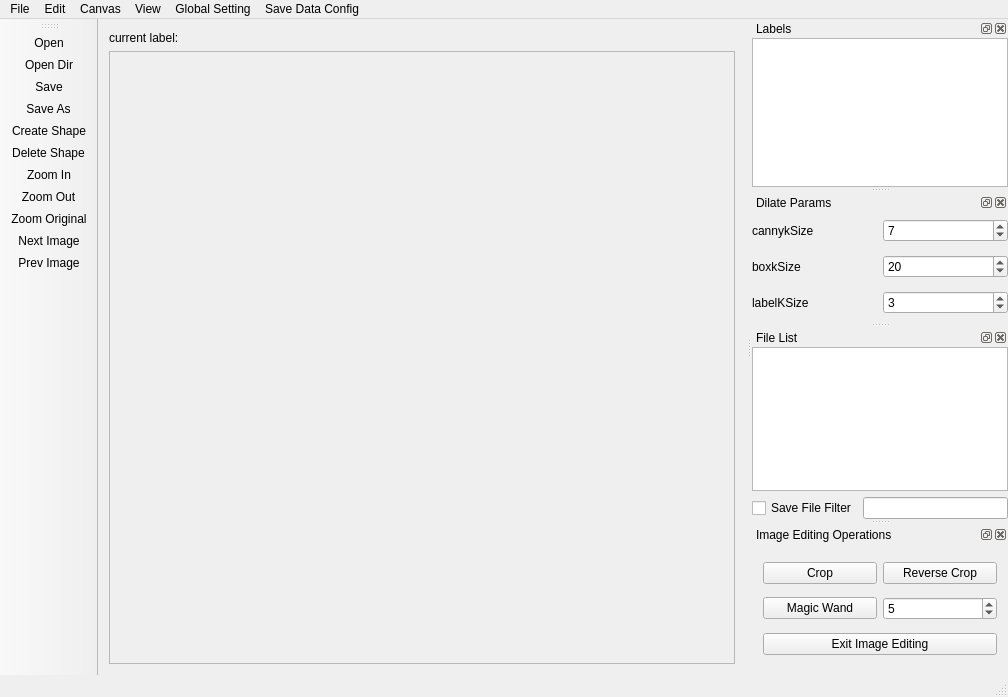
<?xml version="1.0" encoding="UTF-8"?>
<ui version="4.0">
 <class>MainWindow</class>
 <widget class="QMainWindow" name="MainWindow">
  <property name="geometry">
   <rect>
    <x>0</x>
    <y>0</y>
    <width>1008</width>
    <height>697</height>
   </rect>
  </property>
  <property name="windowTitle">
   <string>MainWindow</string>
  </property>
  <widget class="QWidget" name="centralWidget">
   <layout class="QVBoxLayout" name="verticalLayout_2">
    <item>
     <widget class="QWidget" name="widget_6" native="true">
      <property name="sizePolicy">
       <sizepolicy hsizetype="Preferred" vsizetype="Fixed">
        <horstretch>0</horstretch>
        <verstretch>0</verstretch>
       </sizepolicy>
      </property>
      <property name="minimumSize">
       <size>
        <width>0</width>
        <height>15</height>
       </size>
      </property>
      <property name="maximumSize">
       <size>
        <width>16777215</width>
        <height>15</height>
       </size>
      </property>
      <layout class="QHBoxLayout" name="horizontalLayout_6">
       <property name="leftMargin">
        <number>0</number>
       </property>
       <property name="topMargin">
        <number>0</number>
       </property>
       <property name="rightMargin">
        <number>0</number>
       </property>
       <property name="bottomMargin">
        <number>0</number>
       </property>
       <item>
        <widget class="QLabel" name="label_4">
         <property name="text">
          <string>current label:</string>
         </property>
        </widget>
       </item>
       <item>
        <widget class="QLabel" name="current_label">
         <property name="text">
          <string/>
         </property>
        </widget>
       </item>
      </layout>
     </widget>
    </item>
    <item>
     <widget class="QScrollArea" name="scrollArea">
      <property name="widgetResizable">
       <bool>true</bool>
      </property>
      <widget class="QWidget" name="scrollBars">
       <property name="geometry">
        <rect>
         <x>0</x>
         <y>0</y>
         <width>621</width>
         <height>615</height>
        </rect>
       </property>
      </widget>
     </widget>
    </item>
   </layout>
  </widget>
  <widget class="QMenuBar" name="menuBar">
   <property name="geometry">
    <rect>
     <x>0</x>
     <y>0</y>
     <width>1008</width>
     <height>19</height>
    </rect>
   </property>
   <widget class="QMenu" name="menuFile">
    <property name="title">
     <string>File</string>
    </property>
    <addaction name="actionOpen"/>
    <addaction name="actionOpen_Dir"/>
    <addaction name="actionSave"/>
    <addaction name="actionSave_As"/>
    <addaction name="actionSave_Files"/>
    <addaction name="actionClose"/>
    <addaction name="actionQuit"/>
   </widget>
   <widget class="QMenu" name="menuEdit">
    <property name="title">
     <string>Edit</string>
    </property>
    <addaction name="actionCreate_Shape"/>
    <addaction name="actionDelete_Shape"/>
    <addaction name="actionDelete_Label"/>
    <addaction name="actionAdvanced_Mode"/>
   </widget>
   <widget class="QMenu" name="menuView_2">
    <property name="title">
     <string>Canvas</string>
    </property>
    <addaction name="actionPrev_Image"/>
    <addaction name="actionNext_Image"/>
    <addaction name="actionZoom_In"/>
    <addaction name="actionZoom_Out"/>
    <addaction name="actionZoom_Original"/>
    <addaction name="actionFit_Width"/>
    <addaction name="actionFit_Window"/>
    <addaction name="actionClear_Canvas"/>
   </widget>
   <widget class="QMenu" name="menuConfig">
    <property name="title">
     <string>Global Setting</string>
    </property>
    <addaction name="actionUpdate_Line_Width"/>
    <addaction name="actionUpdate_Line_Color"/>
    <addaction name="actionUpdate_Font_Size"/>
   </widget>
   <widget class="QMenu" name="menuSave_Data_Config_2">
    <property name="title">
     <string>Save Data Config</string>
    </property>
    <addaction name="actionSave_Label_Compress_Data"/>
    <addaction name="actionSave_Rf_Data"/>
   </widget>
   <widget class="QMenu" name="menuView">
    <property name="title">
     <string>View</string>
    </property>
    <addaction name="actionShow_Lable_List"/>
    <addaction name="actionShow_File_List"/>
    <addaction name="actionShow_Dilate_Params"/>
   </widget>
   <addaction name="menuFile"/>
   <addaction name="menuEdit"/>
   <addaction name="menuView_2"/>
   <addaction name="menuView"/>
   <addaction name="menuConfig"/>
   <addaction name="menuSave_Data_Config_2"/>
  </widget>
  <widget class="QToolBar" name="mainToolBar">
   <property name="maximumSize">
    <size>
     <width>150</width>
     <height>16777215</height>
    </size>
   </property>
   <property name="toolButtonStyle">
    <enum>Qt::ToolButtonTextUnderIcon</enum>
   </property>
   <attribute name="toolBarArea">
    <enum>LeftToolBarArea</enum>
   </attribute>
   <attribute name="toolBarBreak">
    <bool>false</bool>
   </attribute>
   <addaction name="actionOpen"/>
   <addaction name="actionOpen_Dir"/>
   <addaction name="actionSave"/>
   <addaction name="actionSave_As"/>
   <addaction name="actionCreate_Shape"/>
   <addaction name="actionDelete_Shape"/>
   <addaction name="actionZoom_In"/>
   <addaction name="actionZoom_Out"/>
   <addaction name="actionZoom_Original"/>
   <addaction name="actionNext_Image"/>
   <addaction name="actionPrev_Image"/>
  </widget>
  <widget class="QStatusBar" name="statusBar"/>
  <widget class="QDockWidget" name="dock_label">
   <property name="sizePolicy">
    <sizepolicy hsizetype="Preferred" vsizetype="Preferred">
     <horstretch>0</horstretch>
     <verstretch>0</verstretch>
    </sizepolicy>
   </property>
   <property name="minimumSize">
    <size>
     <width>70</width>
     <height>89</height>
    </size>
   </property>
   <property name="maximumSize">
    <size>
     <width>300</width>
     <height>524287</height>
    </size>
   </property>
   <property name="accessibleName">
    <string>Label List</string>
   </property>
   <property name="windowTitle">
    <string>Labels</string>
   </property>
   <attribute name="dockWidgetArea">
    <number>2</number>
   </attribute>
   <widget class="QWidget" name="dockLabels">
    <layout class="QVBoxLayout" name="verticalLayout">
     <property name="leftMargin">
      <number>0</number>
     </property>
     <property name="topMargin">
      <number>0</number>
     </property>
     <property name="rightMargin">
      <number>0</number>
     </property>
     <property name="bottomMargin">
      <number>0</number>
     </property>
     <item>
      <widget class="QListWidget" name="labelList">
       <property name="mouseTracking">
        <bool>true</bool>
       </property>
       <property name="focusPolicy">
        <enum>Qt::WheelFocus</enum>
       </property>
      </widget>
     </item>
    </layout>
   </widget>
  </widget>
  <widget class="QDockWidget" name="dock_params">
   <property name="sizePolicy">
    <sizepolicy hsizetype="Preferred" vsizetype="Preferred">
     <horstretch>0</horstretch>
     <verstretch>0</verstretch>
    </sizepolicy>
   </property>
   <property name="minimumSize">
    <size>
     <width>153</width>
     <height>129</height>
    </size>
   </property>
   <property name="maximumSize">
    <size>
     <width>300</width>
     <height>524287</height>
    </size>
   </property>
   <property name="windowTitle">
    <string>Dilate Params</string>
   </property>
   <attribute name="dockWidgetArea">
    <number>2</number>
   </attribute>
   <widget class="QWidget" name="dockFiles">
    <layout class="QGridLayout" name="gridLayout_2">
     <property name="leftMargin">
      <number>0</number>
     </property>
     <property name="topMargin">
      <number>0</number>
     </property>
     <property name="rightMargin">
      <number>0</number>
     </property>
     <property name="bottomMargin">
      <number>0</number>
     </property>
     <item row="0" column="0">
      <widget class="QLabel" name="label">
       <property name="text">
        <string>cannykSize</string>
       </property>
      </widget>
     </item>
     <item row="0" column="1">
      <widget class="QSpinBox" name="cannyKSize">
       <property name="value">
        <number>7</number>
       </property>
      </widget>
     </item>
     <item row="1" column="0">
      <widget class="QLabel" name="label_2">
       <property name="text">
        <string>boxkSize</string>
       </property>
      </widget>
     </item>
     <item row="1" column="1">
      <widget class="QSpinBox" name="boxKSize">
       <property name="value">
        <number>20</number>
       </property>
      </widget>
     </item>
     <item row="2" column="0">
      <widget class="QLabel" name="label_3">
       <property name="text">
        <string>labelKSize</string>
       </property>
      </widget>
     </item>
     <item row="2" column="1">
      <widget class="QSpinBox" name="labelKSize">
       <property name="value">
        <number>3</number>
       </property>
      </widget>
     </item>
    </layout>
   </widget>
  </widget>
  <widget class="QDockWidget" name="dock_file_list">
   <property name="sizePolicy">
    <sizepolicy hsizetype="Preferred" vsizetype="Preferred">
     <horstretch>0</horstretch>
     <verstretch>0</verstretch>
    </sizepolicy>
   </property>
   <property name="maximumSize">
    <size>
     <width>300</width>
     <height>524287</height>
    </size>
   </property>
   <property name="windowTitle">
    <string>File List</string>
   </property>
   <attribute name="dockWidgetArea">
    <number>2</number>
   </attribute>
   <widget class="QWidget" name="dockWidgetContents">
    <layout class="QVBoxLayout" name="verticalLayout_5">
     <property name="leftMargin">
      <number>0</number>
     </property>
     <property name="topMargin">
      <number>0</number>
     </property>
     <property name="rightMargin">
      <number>0</number>
     </property>
     <property name="bottomMargin">
      <number>0</number>
     </property>
     <item>
      <widget class="QListWidget" name="fileList"/>
     </item>
     <item>
      <widget class="QWidget" name="widget_3" native="true">
       <layout class="QHBoxLayout" name="horizontalLayout_2">
        <property name="leftMargin">
         <number>0</number>
        </property>
        <property name="topMargin">
         <number>0</number>
        </property>
        <property name="rightMargin">
         <number>0</number>
        </property>
        <property name="bottomMargin">
         <number>0</number>
        </property>
        <item>
         <widget class="QCheckBox" name="checkBox">
          <property name="text">
           <string>Save File Filter</string>
          </property>
         </widget>
        </item>
        <item>
         <widget class="QLineEdit" name="fileFilter"/>
        </item>
       </layout>
      </widget>
     </item>
    </layout>
   </widget>
  </widget>
  <widget class="QDockWidget" name="dock_image_editing_operations">
   <property name="minimumSize">
    <size>
     <width>231</width>
     <height>150</height>
    </size>
   </property>
   <property name="windowTitle">
    <string>Image Editing Operations</string>
   </property>
   <attribute name="dockWidgetArea">
    <number>2</number>
   </attribute>
   <widget class="QWidget" name="dockWidgetContents_2">
    <layout class="QGridLayout" name="gridLayout">
     <item row="0" column="1">
      <widget class="QPushButton" name="reverse_crop">
       <property name="text">
        <string>Reverse Crop</string>
       </property>
      </widget>
     </item>
     <item row="0" column="0">
      <widget class="QPushButton" name="crop">
       <property name="text">
        <string>Crop</string>
       </property>
      </widget>
     </item>
     <item row="1" column="1">
      <widget class="QSpinBox" name="eraser_strength">
       <property name="value">
        <number>5</number>
       </property>
      </widget>
     </item>
     <item row="1" column="0">
      <widget class="QPushButton" name="magic_wand">
       <property name="text">
        <string>Magic Wand</string>
       </property>
       <property name="checkable">
        <bool>true</bool>
       </property>
      </widget>
     </item>
     <item row="2" column="0" colspan="2">
      <widget class="QPushButton" name="exit_image_editing">
       <property name="text">
        <string>Exit Image Editing</string>
       </property>
      </widget>
     </item>
    </layout>
   </widget>
  </widget>
  <action name="actionOpen">
   <property name="icon">
    <iconset>
     <normaloff>icons/open.png</normaloff>icons/open.png</iconset>
   </property>
   <property name="text">
    <string>Open</string>
   </property>
   <property name="shortcut">
    <string>Ctrl+O</string>
   </property>
  </action>
  <action name="actionOpen_Dir">
   <property name="icon">
    <iconset>
     <normalon>icons/open.png</normalon>
    </iconset>
   </property>
   <property name="text">
    <string>Open Dir</string>
   </property>
   <property name="shortcut">
    <string>Ctrl+U</string>
   </property>
  </action>
  <action name="actionOpen_Recent">
   <property name="text">
    <string>Open Recent</string>
   </property>
  </action>
  <action name="actionSave">
   <property name="icon">
    <iconset>
     <normaloff>icons/save.png</normaloff>icons/save.png</iconset>
   </property>
   <property name="text">
    <string>Save</string>
   </property>
   <property name="shortcut">
    <string>Ctrl+S</string>
   </property>
  </action>
  <action name="actionSave_As">
   <property name="icon">
    <iconset>
     <normaloff>icons/save-as.png</normaloff>icons/save-as.png</iconset>
   </property>
   <property name="text">
    <string>Save As</string>
   </property>
   <property name="shortcut">
    <string>Ctrl+Shift+S</string>
   </property>
  </action>
  <action name="actionSave_Files">
   <property name="text">
    <string>Save Files</string>
   </property>
   <property name="shortcut">
    <string>Ctrl+Alt+S</string>
   </property>
  </action>
  <action name="actionClose">
   <property name="text">
    <string>Close</string>
   </property>
   <property name="shortcut">
    <string>Ctrl+W</string>
   </property>
  </action>
  <action name="actionQuit">
   <property name="text">
    <string>Quit</string>
   </property>
   <property name="shortcut">
    <string>Ctrl+Q</string>
   </property>
  </action>
  <action name="actionUndo">
   <property name="text">
    <string>Undo </string>
   </property>
  </action>
  <action name="actionRedo">
   <property name="text">
    <string>Redo</string>
   </property>
   <property name="shortcut">
    <string>Ctrl+Y</string>
   </property>
  </action>
  <action name="actionAdvanced_Mode">
   <property name="checkable">
    <bool>true</bool>
   </property>
   <property name="text">
    <string>Advanced Mode</string>
   </property>
  </action>
  <action name="actionZoom_In">
   <property name="icon">
    <iconset>
     <normaloff>icons/zoom-in.png</normaloff>icons/zoom-in.png</iconset>
   </property>
   <property name="text">
    <string>Zoom In</string>
   </property>
   <property name="shortcut">
    <string>Ctrl+=</string>
   </property>
   <property name="shortcutContext">
    <enum>Qt::ApplicationShortcut</enum>
   </property>
  </action>
  <action name="actionZoom_Out">
   <property name="icon">
    <iconset>
     <normaloff>icons/zoom-out.png</normaloff>icons/zoom-out.png</iconset>
   </property>
   <property name="text">
    <string>Zoom Out</string>
   </property>
   <property name="shortcut">
    <string>Ctrl+-</string>
   </property>
   <property name="shortcutContext">
    <enum>Qt::ApplicationShortcut</enum>
   </property>
  </action>
  <action name="actionFit_Width">
   <property name="text">
    <string>Fit Width</string>
   </property>
   <property name="shortcut">
    <string>Ctrl+Shift+F</string>
   </property>
  </action>
  <action name="actionFit_Window">
   <property name="text">
    <string>Fit Window</string>
   </property>
   <property name="shortcut">
    <string>Ctrl+F</string>
   </property>
  </action>
  <action name="actionCreate_Shape">
   <property name="icon">
    <iconset>
     <normaloff>icons/objects.png</normaloff>icons/objects.png</iconset>
   </property>
   <property name="text">
    <string>Create Shape</string>
   </property>
   <property name="shortcut">
    <string>W</string>
   </property>
  </action>
  <action name="actionNext_Image">
   <property name="icon">
    <iconset>
     <normaloff>icons/next.png</normaloff>icons/next.png</iconset>
   </property>
   <property name="text">
    <string>Next Image</string>
   </property>
   <property name="shortcut">
    <string>Right</string>
   </property>
  </action>
  <action name="actionPrev_Image">
   <property name="icon">
    <iconset>
     <normaloff>icons/prev.png</normaloff>icons/prev.png</iconset>
   </property>
   <property name="text">
    <string>Prev Image</string>
   </property>
   <property name="shortcut">
    <string>Left</string>
   </property>
  </action>
  <action name="actionZoom_Original">
   <property name="icon">
    <iconset>
     <normaloff>icons/zoom.png</normaloff>icons/zoom.png</iconset>
   </property>
   <property name="text">
    <string>Zoom Original</string>
   </property>
  </action>
  <action name="actionSave_Label_Raw_Data">
   <property name="checkable">
    <bool>true</bool>
   </property>
   <property name="text">
    <string>Label Raw Data</string>
   </property>
  </action>
  <action name="actionSave_Label_Compress_Data">
   <property name="checkable">
    <bool>true</bool>
   </property>
   <property name="checked">
    <bool>false</bool>
   </property>
   <property name="text">
    <string>Label Compress Data</string>
   </property>
  </action>
  <action name="actionSave_Rf_Data">
   <property name="checkable">
    <bool>true</bool>
   </property>
   <property name="text">
    <string>Rf Data</string>
   </property>
  </action>
  <action name="actionDraw_Polygon">
   <property name="checkable">
    <bool>true</bool>
   </property>
   <property name="checked">
    <bool>false</bool>
   </property>
   <property name="text">
    <string>Polygon</string>
   </property>
  </action>
  <action name="actionDraw_Ellipse">
   <property name="checkable">
    <bool>true</bool>
   </property>
   <property name="checked">
    <bool>true</bool>
   </property>
   <property name="text">
    <string>Ellipse</string>
   </property>
  </action>
  <action name="actionUpdate_Line_Width">
   <property name="text">
    <string>Update Line Width</string>
   </property>
  </action>
  <action name="actionUpdate_Line_Color">
   <property name="text">
    <string>Update Line Color</string>
   </property>
  </action>
  <action name="actionDelete_Shape">
   <property name="icon">
    <iconset>
     <normaloff>icons/cancel.png</normaloff>icons/cancel.png</iconset>
   </property>
   <property name="text">
    <string>Delete Shape</string>
   </property>
   <property name="shortcut">
    <string>Del</string>
   </property>
  </action>
  <action name="actionDelete_Label">
   <property name="text">
    <string>Delete Label</string>
   </property>
  </action>
  <action name="actionClear_Canvas">
   <property name="text">
    <string>Clear Canvas</string>
   </property>
  </action>
  <action name="actionUpdate_Font_Size">
   <property name="text">
    <string>Update Font Size</string>
   </property>
  </action>
  <action name="actionShow_Lable_List">
   <property name="checkable">
    <bool>true</bool>
   </property>
   <property name="checked">
    <bool>true</bool>
   </property>
   <property name="text">
    <string>Show Lable List</string>
   </property>
  </action>
  <action name="actionShow_File_List">
   <property name="checkable">
    <bool>true</bool>
   </property>
   <property name="checked">
    <bool>true</bool>
   </property>
   <property name="text">
    <string>Show File List</string>
   </property>
  </action>
  <action name="actionShow_Dilate_Params">
   <property name="checkable">
    <bool>true</bool>
   </property>
   <property name="text">
    <string>Show Dilate Params</string>
   </property>
  </action>
  <action name="actionCrop">
   <property name="text">
    <string>Crop</string>
   </property>
  </action>
  <action name="actionRemove_Background">
   <property name="checkable">
    <bool>true</bool>
   </property>
   <property name="text">
    <string>Remove Background</string>
   </property>
  </action>
  <action name="action">
   <property name="checkable">
    <bool>true</bool>
   </property>
   <property name="text">
    <string>Image Editing</string>
   </property>
  </action>
 </widget>
 <layoutdefault spacing="6" margin="11"/>
 <resources/>
 <connections/>
</ui>
